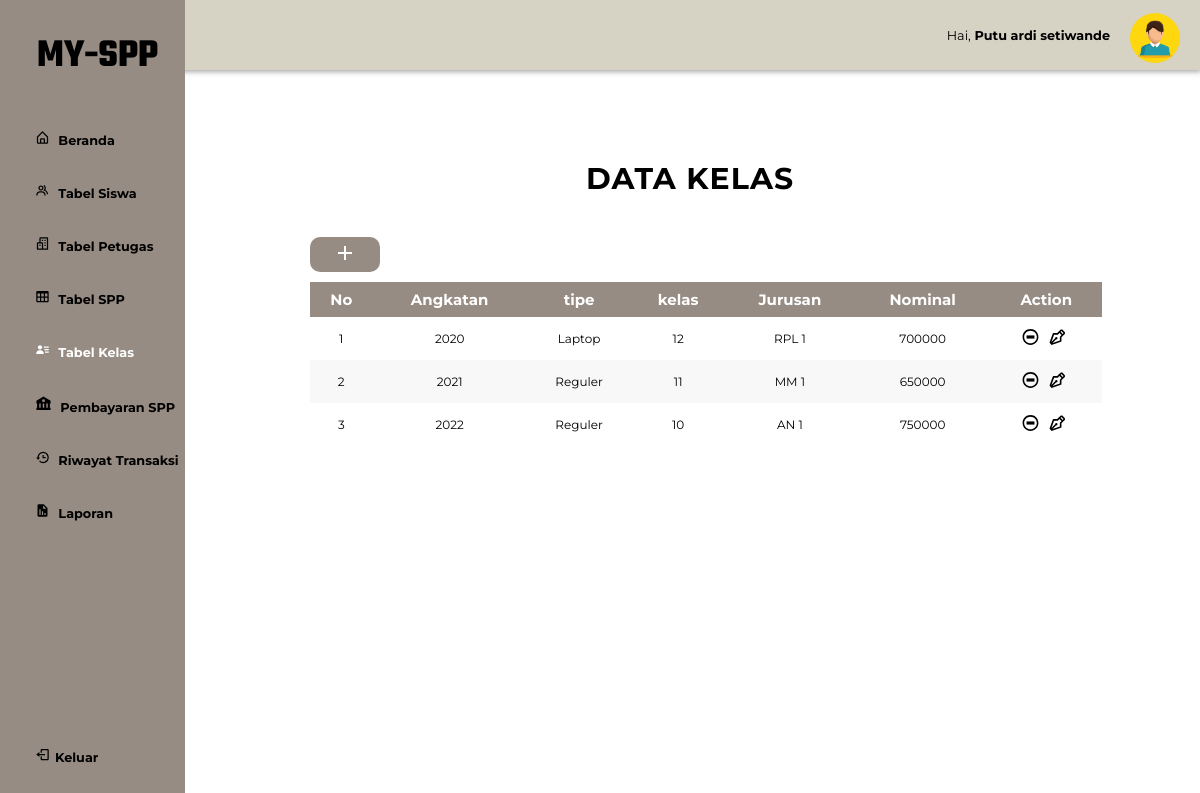
The page /admin/kelas.php (signed in) on the database its author committed.
### tables this page shows
CREATE TABLE `kelas` (
  `idkelas` int(11) NOT NULL,
  `idtarif` int(11) NOT NULL,
  `kelas` varchar(10) NOT NULL,
  `jurusan` varchar(30) NOT NULL
);

CREATE TABLE `tarif` (
  `id` int(4) NOT NULL,
  `Angkatan` varchar(6) NOT NULL,
  `tipe` varchar(7) NOT NULL,
  `Nominal` float NOT NULL
);

### config/php/backend.php (called while the page is built, shortened)
<?php
$konek = mysqli_connect('localhost', 'root', '', 'uk_spp');
function query($query)
{
  global $konek;
  $result = mysqli_query($konek, $query);
  $rows = [];
  while ($row = mysqli_fetch_assoc($result)) {
    $rows[] = $row;
  }
  return $rows;
}

### admin/kelas.php (the view, shortened to what this page needs)
<?php
require '../config/php/backend.php';
$nama = $_SESSION['nama'];
$query = "SELECT * FROM kelas inner join tarif on tarif.id = kelas.idtarif";
$data = query($query);
?>
<!DOCTYPE html>
<html lang="en">
<head>
    <link rel="stylesheet" href="../style/asidenav.css">
    <link rel="stylesheet" href="../style/table.css">
</head>
<body>
    <aside>
        <nav class="navbar">
            <div class="sidebar">
                <div class="logo">
                    <h1 class="a1">MY-<p>SPP</p>
                    </h1>
                </div>
                <div class="isi">
                    <ul>
                        <li>
                            <a href="./">
                                <img src="../assets/emoticon/svg/regular/bx-home-alt.svg" style="width:15px; height:15px; margin-right:5px;">
                                <b>Beranda</b>
                            </a>
                        </li>
                        <li>
                            <a href="./siswa.php"><img src="../assets/emoticon/svg/regular/bx-group.svg" style="width:15px; height:15px; margin-right:5px;">
                                <b>Tabel Siswa</b>
                            </a>
                        </li>
                        <li>
                            <a href="./pegawai.php">
                                <img src="../assets/emoticon/svg/regular/bx-buildings.svg" style="width:15px; height:15px; margin-right:5px;">
                                <b>Tabel Petugas</b>
                            </a>
                        </li>
                        <li>
                            <a href="./tarif.php">
                                <svg xmlns="http://www.w3.org/2000/svg" fill="curentcolor" viewBox="0 0 24 24">
                                    <path d="M4 21h15.893c1.103 0 2-.897 2-2V5c0-1.103-.897-2-2-2H4c-1.103 0-2 .897-2 2v14c0 1.103.897 2 2 2zm0-2v-5h4v5H4zM14 7v5h-4V7h4zM8 7v5H4V7h4zm2 12v-5h4v5h-4zm6 0v-5h3.894v5H16zm3.893-7H16V7h3.893v5z" />
                                </svg>
                                <b>Tabel SPP</b>
                            </a>
                        </li>
                        <li>
                            <a class="active" href="./kelas.php">
                                <svg xmlns="http://www.w3.org/2000/svg" width="24" height="24" viewBox="0 0 24 24">
                                    <path d="M15 11h7v2h-7zm1 4h6v2h-6zm-2-8h8v2h-8zM4 19h10v-1c0-2.757-2.243-5-5-5H7c-2.757 0-5 2.243-5 5v1h2zm4-7c1.995 0 3.5-1.505 3.5-3.5S9.995 5 8 5 4.5 6.505 4.5 8.5 6.005 12 8 12z" />
                                </svg>
                                <b>Tabel Kelas</b>
                            </a>
                        </li>
                        <li>
                            <a href="./pembayaran.php">
                                <img src="../assets/emoticon/svg/solid/bxs-bank.svg" style="width:17px; height:17px; margin-right:5px;">
                                <b>Pembayaran SPP</b>
                            </a>
                        </li>
                        <li>
                            <a href="./history.php">
                                <img src="../assets/emoticon/svg/regular/bx-history.svg" style="width:15px; height:15px; margin-right:5px; fill:white;">
                                <b>Riwayat Transaksi</b>
                            </a>
                        </li>
                        <li>
                            <a href="./laporan.php">
                                <img src="../assets/emoticon/svg/solid/bxs-report.svg" style="width:15px; height:15px; margin-right:5px;">
                                <b>Laporan</b>
                            </a>
                        </li>
                    </ul>
                </div>
                <div class="logout">
                    <a href="../config/php/logout.php"><img src="../assets/emoticon/svg/regular/bx-log-out.svg" style="width:15px; height:15px; margin-right:5px;"><b>Keluar</b></a>
                </div>
            </div>
        </nav>
        <div class="nav-profile">
            <ul>
                <li>
                    <div class="profile">
                        <div class="nama">
                            <span style="float:left; margin-top:5px;">
                                <p>Hai,<b> <?= $nama ?></b></p>
                            </span>
                        </div>
                        <span>
                            <a href="#" id="profile-menu">
                                <img class="gbr" src="../assets/img/user.jpg">
                            </a>
                        </span>
                    </div>
                </li>
            </ul>
        </div>
    </aside>
    <div class="table">
        <h2>Data Kelas</h2>
        <div class="table-wrapper">
            <table class="fl-table">
                <a href="../config/action/add/kelas.php"><button class="form-insert"><svg fill="white" xmlns="http://www.w3.org/2000/svg" width="24" height="24" viewBox="0 0 24 24">
                            <path d="M19 11h-6V5h-2v6H5v2h6v6h2v-6h6z" />
                        </svg></button></a>
                <thead>
                    <tr>
                        <th>No</th>
                        <th>Angkatan</th>
                        <th>tipe</th>
                        <th>kelas</th>
                        <th>Jurusan</th>
                        <th>Nominal</th>
                        <th>Action</th>
                    </tr>
                </thead>
                <tbody>
                    <?php $i = 1; ?>
                    <?php foreach ($data as $row) : ?>
                        <tr>
                            <td><?= $i ?></td>
                            <td><?= $row["Angkatan"] ?></td>
                            <td><?= $row["tipe"] ?></td>
                            <td><?= $row["kelas"] ?></td>
                            <td><?= $row["jurusan"] ?></td>
                            <td><?= $row["Nominal"] ?></td>
                            <td>
                                <?php
                                $id_cek = $row['idkelas'];
                                $query = mysqli_query($konek, "SELECT kelas.idkelas, siswa.idkelas FROM kelas INNER JOIN siswa on kelas.idkelas=siswa.idkelas WHERE kelas.idkelas='$id_cek'");
                                $cek = mysqli_num_rows($query);
                                if ($cek == 0) {
                                ?>
                                    <a onclick="return confirm('Yakin ingin menghapus kelas : <?= $row['kelas']; ?> <?= $row['jurusan']; ?>')" class="icon-hps" href="../config/action/delete/all.php?id=<?= $row['idkelas'] ?>&tabel=kelas&primary=idkelas">
                                        <svg xmlns="http://www.w3.org/2000/svg" fill="curentcolor" viewBox="0 0 24 24">
                                            <path d="M5 20a2 2 0 0 0 2 2h10a2 2 0 0 0 2-2V8h2V6h-4V4a2 2 0 0 0-2-2H9a2 2 0 0 0-2 2v2H3v2h2zM9 4h6v2H9zM8 8h9v12H7V8z" />
                                            <path d="M9 10h2v8H9zm4 0h2v8h-2z" />
                                        </svg>
                                    </a>
                                <?php } else { ?>
                                    <svg class="icon-hps" xmlns="http://www.w3.org/2000/svg" fill="curentcolor" viewBox="0 0 24 24">
                                        <path d="M7 10h10v4H7z" />
                                        <path d="M12 2C6.486 2 2 6.486 2 12s4.486 10 10 10 10-4.486 10-10S17.514 2 12 2zm0 18c-4.411 0-8-3.589-8-8s3.589-8 8-8 8 3.589 8 8-3.589 8-8 8z" />
                                    </svg>
                                <?php } ?>
                                <a class="icon-edit" href="../config/action/update/kelas.php?id=<?= $row['idkelas']; ?>">
                                </a>
                            </td>
                        </tr>
                        <?php $i++; ?>
                    <?php endforeach; ?>
            </table>
        </div>
    </div>
</body>
</html>

### style/asidenav.css (style rules this page uses)
:root { --primary: #968C83; --second: #D6D2C4; --text-color: black; --bg: white; }
* { font-family: 'Montserrat'; margin: 0; padding: 0; box-sizing: border-box; outline: none; border: none; text-decoration: none; }
body { background-color: var(--bg); }
.nav-profile { height: 70px; width: 100%; position: flex; background-color: var(--second); box-shadow: 1px 2px 5px #9a9999d1; justify-content: space-between; }
.nav-profile .profile { top: 8px; right: 20px; position: absolute; }
.nav-profile .profile .nama { margin-top: 15px; float: left; }
img.gbr { margin-top: 5px; margin-left: 20px; max-width: 50px; max-height: 50px; border-radius: 100%; }
.logo .a1 { float: left; font-size: 40px; margin-left: 20%; margin-top: 15%; text-align: center; font-family: 'Teko'; }
.logo .a1 p { float: right; margin-bottom: 10px; text-align: center; font-family: 'Teko'; }
.navbar .sidebar { height: 100%; width: 18%; background-color: var(--primary); display: flex; flex-direction: column; position: fixed; z-index: 99; }
ul { list-style-type: none; margin: 0; padding: 0; overflow: hidden; }
li { margin-top: 35px; margin-left: 35px; }
li a { text-decoration: none; color: var(--text-color); }
li a.active { fill: var(--bg) !important; color: var(--bg) !important; }
li a svg { margin-right: 5px; width: 15px; height: 15px; }
.logout a { color: var(--text-color); position: absolute; bottom: 35px; left: 35px; }
@media (min-width: 758px) { html { font-size: 80%; } }
@media (min-width: 758px) { .navbar .sidebar { height: 100%; width: 185px; left: 0; } }

### style/table.css (style rules this page uses)
:root { --head: #968C83; --child: #D6D2C4; --text: black; }
* { font-family: 'Montserrat'; box-sizing: border-box; -webkit-box-sizing: border-box; -moz-box-sizing: border-box; }
h2 { margin-top: 5%; text-align: center; margin-left: 15%; font-size: 30px; text-transform: uppercase; letter-spacing: 1px; color: rgb(0, 0, 0); padding: 30px 0; }
.table-wrapper { padding-left: 20%; margin: 10px 10px 50px 70px; }
.fl-table { border-radius: 5px; font-size: 15px; font-weight: normal; border: none; border-collapse: collapse; width: 90%; max-width: 100%; white-space: normal; background-color: white; }
.fl-table td, .fl-table th { text-align: center; padding: 8px; }
.fl-table td { font-size: 12px; }
.fl-table thead th { color: #ffffff; background: var(--head); }
.fl-table tr:nth-child(even) { background: #F8F8F8; }
a button.form-insert { width: 70px; height: 35px; font-size: 16px; margin: 0 0 10px 0; font-weight: bold; border-radius: 10px; background-color: var(--head); }
.icon-hps>svg, svg.icon-hps { padding-right: 5px; fill: black; margin: auto; width: 24px; height: 24px; }
.icon-edit>svg { padding-right: 5px; fill: black; margin: auto; width: 24px; height: 24px; }

### rows shown on the page
kelas: idtarif.Angkatan "2020", idtarif.tipe "Laptop", kelas "12", jurusan "RPL 1", idtarif.Nominal "700000"
kelas: idtarif.Angkatan "2021", idtarif.tipe "Reguler", kelas "11", jurusan "MM 1", idtarif.Nominal "650000"
kelas: idtarif.Angkatan "2022", idtarif.tipe "Reguler", kelas "10", jurusan "AN 1", idtarif.Nominal "750000"

### other values the page prints
$nama "Putu ardi setiwande"
